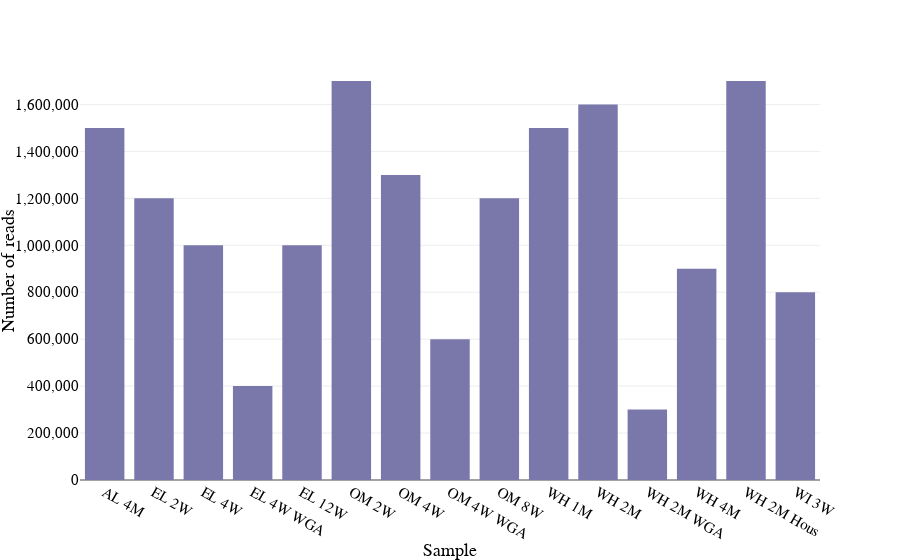

Notebook cell for this chart:
### Markdown cell above
# 6. Vertical bar chart using `plotly`

### Code cell
fig = px.bar(x=sample_id, y=num_reads)
fig.update_layout(
    xaxis_title="Sample",
    yaxis_title="Number of reads",
    yaxis=dict(tickformat=","),
    showlegend=False,
)
fig.update_traces(marker_color=apc.aster.hex_code)
fig.show()

### Figure 1 — Plotly figure (JSON) as saved in the notebook; plotly's stock layout.template omitted (floating-point values rounded to 4 significant figures)
{"data": [{"hovertemplate": "x=%{x}<br>y=%{y}<extra></extra>", "legendgroup": "", "marker": {"color": "#7A77AB", "pattern": {"shape": ""}}, "name": "", "orientation": "v", "showlegend": false, "textposition": "auto", "type": "bar", "x": ["AL 4M", "EL 2W", "EL 4W", "EL 4W WGA", "EL 12W", "OM 2W", "OM 4W", "OM 4W WGA", "OM 8W", "WH 1M", "WH 2M", "WH 2M WGA", "WH 4M", "WH 2M Hous", "WI 3W"], "xaxis": "x", "y": [1500000, 1200000, 1000000, 400000, 1000000, 1700000, 1300000, 600000, 1200000, 1500000, 1600000, 300000, 900000, 1700000, 800000], "yaxis": "y"}], "layout": {"barmode": "relative", "legend": {"tracegroupgap": 0}, "margin": {"t": 60}, "showlegend": false, "xaxis": {"anchor": "y", "domain": [0, 1], "title": {"text": "Sample"}}, "yaxis": {"anchor": "x", "domain": [0, 1], "tickformat": ",", "title": {"text": "Number of reads"}}}}
